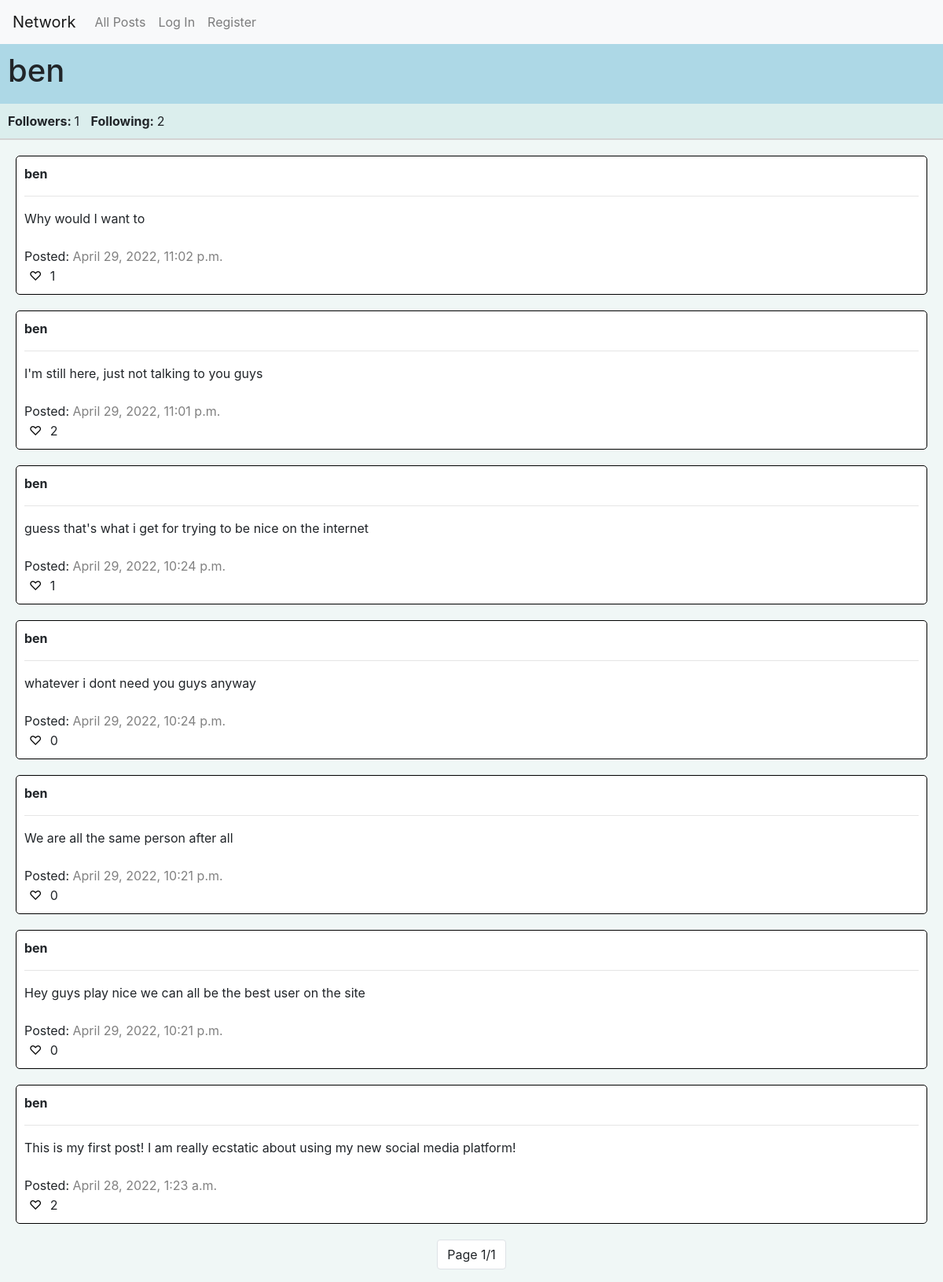
Page /profile/ben on the committed database.
### network/models.py (models this page shows)
class User(AbstractUser):
    followers = models.PositiveIntegerField(default=0)
    following = models.PositiveIntegerField(default=0)

class Post(models.Model):
    user = models.ForeignKey(User, on_delete=models.CASCADE, related_name="userPosts")
    content = models.CharField(max_length=1000)
    timestamp = models.DateTimeField()
    likes = models.PositiveIntegerField(default=0)

### network/views.py (the view)
# urls.py: path("profile/<str:username>", views.profile, name="profile"),
def profile(request, username):
    person = User.objects.filter(username=username)
    if person:                              # Make sure user is visiting profile of another valid user
        user = User.objects.get(username=username)
        followed = False
        try:
            for following in User.objects.get(username=request.user).userFollowings.all():
                if following.followed.username == username:
                    followed = True
        except User.DoesNotExist:
            pass
        page = paginator(Post.objects.filter(user=user).order_by("-timestamp").all(), request)
        return render(request, "network/profile.html", {
            "person": user,
            "posts": page,
            "following": followed,
            "valid": True,
            "liked": get_user_likes(request)
        })
    return render(request, "network/profile.html")

### network/views.py (called while the page is built)
def get_user_likes(request):
    likes = []
    try:
        userLiked = User.objects.get(username=request.user).userLikedPosts.all()        # Get all Like objects where user is liker
        for like in userLiked:
            likes.append(like.post.id)          # Make list of ids
    except User.DoesNotExist:
        pass
    return likes

def paginator(posts, request):
    paginated = Paginator(posts, 10)
    pageNumber = request.GET.get("page")
    page = paginated.get_page(pageNumber)
    return page

### network/templates/network/profile.html (shortened to what this page needs)
{% extends "network/layout.html" %}
{% load static %}
{% block body %}
{% if valid %}
<div class="page-header" id="profile-header">
    <h1>{{ person.username }}</h1>
</div>
<div class="headers page-header" id="profile-subheader">
    <span class="subheader-text"><b>Followers: </b><span id="followers">{{ person.followers }}</span></span>
    <span class="subheader-text"><b>Following: </b><span id="following">{{ person.following }}</span></span>
</div>
<div id="profile-content">
    {% for post in posts %}
    <div class="small-container">
        <b>{{ post.user.username }}</b>
        <hr>
        <span id="{{ post.id }}">{{ post.content }}</span>
        <br>
        <br>
        Posted: <span id="timestamp">{{ post.timestamp }}</span>
        <br>
        <button class="like" {% if user.is_authenticated %} name="like" {% endif %} value="{{ post.id }}">{% if post.id in liked %}❤{% else %}♡{% endif %}</button>
        <span id="like {{ post.id }}">{{ post.likes }}</span>
    </div>
    {% empty %}
    <h2 style="margin: 20px;">User has no posts yet.</h2>
    {% endfor %}
</div>
<nav aria-label="page-nav" id="pagination-nav">
    <div id="pagination">
        <ul class="pagination">
            <li class="page-item"><a class="page-link">{% if posts.paginator.num_pages %} Page {{ posts.number }}/{{ posts.paginator.num_pages }} {% else %} Page 1/1 {% endif %}</a></li>
        </ul>
    </div>
</nav>
{% else %}
<h1 class="page-header">User does not exist.</h1>
{% endif %}
{% endblock %}

### network/static/network/styles.css (style rules this page uses)
html { background-color: #f0f7f6; }
body { background-color: #f0f7f6; }
.headers { border-bottom: 2px solid lightgray; }
.page-header { padding: 10px; background-color: lightblue; }
.subheader-text { margin-right: 10px; }
.small-container { border: 1px solid black; background-color: white; border-radius: 5px; padding: 10px; margin: 20px; }
.like { background-color: white; border: none; }
#timestamp { color: gray; }
#profile-header { display: flex; }
#profile-subheader { background-color: #dbeeed; }
#pagination { float: left; padding: 0; line-height: inherit; }
#pagination-nav { display: flex; justify-content: center; z-index: 2; }

### rows in the picture
User: username "ben", followers "1", following "2"
Post: user.username "ben", content "Why would I want to", timestamp "April 29, 2022, 11:02 p.m.", {{ post.id }} 20 (drawn), likes "1"
Post: user.username "ben", content "I'm still here, just not talking to you guys", timestamp "April 29, 2022, 11:01 p.m.", {{ post.id }} 19 (drawn), likes "2"
Post: user.username "ben", content "guess that's what i get for trying to be nice on the internet", timestamp "April 29, 2022, 10:24 p.m.", {{ post.id }} 12 (drawn), likes "1"
Post: user.username "ben", content "whatever i dont need you guys anyway", timestamp "April 29, 2022, 10:24 p.m.", {{ post.id }} 11 (drawn), likes "0"
Post: user.username "ben", content "We are all the same person after all", timestamp "April 29, 2022, 10:21 p.m.", {{ post.id }} 8 (drawn), likes "0"
Post: user.username "ben", content "Hey guys play nice we can all be the best user on the site", timestamp "April 29, 2022, 10:21 p.m.", {{ post.id }} 7 (drawn), likes "0"
Post: user.username "ben", content "This is my first post! I am really ecstatic about using my new social media platform!", timestamp "April 28, 2022, 1:23 a.m.", {{ post.id }} 1 (drawn), likes "2"

### other values in the picture
{{ posts.number }} "1"
{{ posts.paginator.num_pages }} "1"
